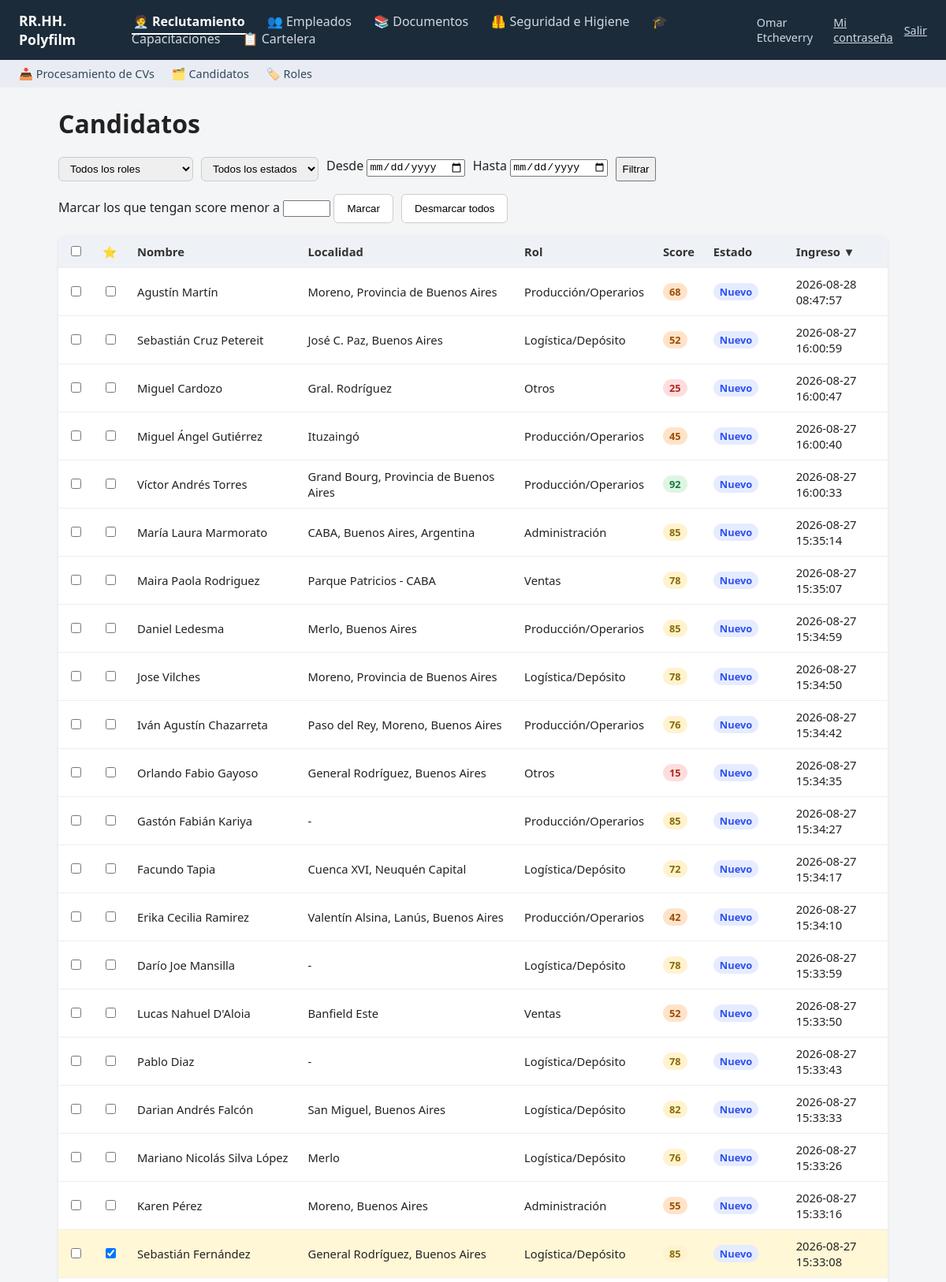
/candidatos (signed in, upper part), run on the app's committed database.
### tables this page shows
CREATE TABLE usuarios (
            id INTEGER PRIMARY KEY AUTOINCREMENT,
            nombre TEXT NOT NULL,
            usuario TEXT UNIQUE NOT NULL,
            password_hash TEXT NOT NULL,
            salt TEXT NOT NULL,
            es_admin INTEGER NOT NULL DEFAULT 0,
            activo INTEGER NOT NULL DEFAULT 1,
            fecha_creacion TEXT NOT NULL DEFAULT (datetime('now', 'localtime'))
        , email TEXT, debe_cambiar_password INTEGER NOT NULL DEFAULT 0);

CREATE TABLE candidatos (
            id INTEGER PRIMARY KEY AUTOINCREMENT,
            nombre TEXT,
            email TEXT,
            telefono TEXT,
            rol_id INTEGER REFERENCES roles(id),
            rol_sugerido TEXT,
            estado_id INTEGER NOT NULL REFERENCES estados(id),
            score INTEGER,
            justificacion TEXT,
            resumen TEXT,
            cv_filename TEXT NOT NULL,
            cv_path TEXT NOT NULL,
            cv_hash TEXT UNIQUE NOT NULL,
            origen TEXT NOT NULL DEFAULT 'carpeta_test',
            fecha_ingreso TEXT NOT NULL DEFAULT (datetime('now', 'localtime')),
            fecha_actualizacion TEXT NOT NULL DEFAULT (datetime('now', 'localtime'))
        , notas TEXT, localidad TEXT, destacado INTEGER NOT NULL DEFAULT 0);

CREATE TABLE roles (
            id INTEGER PRIMARY KEY AUTOINCREMENT,
            nombre TEXT UNIQUE NOT NULL,
            descripcion TEXT,
            activo INTEGER NOT NULL DEFAULT 1,
            orden INTEGER NOT NULL DEFAULT 0
        );

CREATE TABLE estados (
            id INTEGER PRIMARY KEY AUTOINCREMENT,
            nombre TEXT UNIQUE NOT NULL,
            orden INTEGER NOT NULL DEFAULT 0,
            es_final INTEGER NOT NULL DEFAULT 0
        );

### app.py (the view)
@app.route("/candidatos")
@requiere_item("item_candidatos")
def candidatos():
    conn = get_db()
    roles = conn.execute("SELECT * FROM roles ORDER BY orden").fetchall()
    estados = conn.execute("SELECT * FROM estados ORDER BY orden").fetchall()
    rol_id = request.args.get("rol_id", type=int)
    estado_id = request.args.get("estado_id", type=int)
    desde = request.args.get("desde", "").strip()
    hasta = request.args.get("hasta", "").strip()
    orden = request.args.get("orden", "ingreso")
    direccion = request.args.get("dir", "desc")
    if orden not in COLUMNAS_ORDEN:
        orden = "ingreso"
    if direccion not in ("asc", "desc"):
        direccion = "desc"
    query = """
        SELECT c.*, r.nombre AS rol_nombre, e.nombre AS estado_nombre
        FROM candidatos c
        LEFT JOIN roles r ON r.id = c.rol_id
        JOIN estados e ON e.id = c.estado_id
        WHERE 1=1
    """
    params = []
    if rol_id:
        query += " AND c.rol_id = ?"
        params.append(rol_id)
    if estado_id:
        query += " AND c.estado_id = ?"
        params.append(estado_id)
    if desde:
        query += " AND DATE(c.fecha_ingreso) >= DATE(?)"
        params.append(desde)
    if hasta:
        query += " AND DATE(c.fecha_ingreso) <= DATE(?)"
        params.append(hasta)
    query += f" ORDER BY {COLUMNAS_ORDEN[orden]} {direccion.upper()}"
    lista = conn.execute(query, params).fetchall()
    conn.close()
    return render_template(
        "candidatos.html", candidatos=lista, roles=roles, estados=estados,
        rol_id=rol_id, estado_id=estado_id, desde=desde, hasta=hasta, orden=orden, direccion=direccion,
    )

### app.py (called while the page is built)
def _score_clase(score):
    if score is None:
        return "score-na"
    if score >= 90:
        return "score-alto"
    if score >= 70:
        return "score-medio"
    if score >= 40:
        return "score-bajo"
    return "score-muybajo"

def _estado_clase(nombre):
    return ESTADO_CLASES.get((nombre or "").strip().lower(), "estado-otro")

def _modulos_visibles(usuario):
    visibles = []
    for m in MODULOS:
        if m.get("solo_admin") and not (usuario and usuario["es_admin"]):
            continue
        if usuario and usuario["es_admin"]:
            opciones = m["opciones"]
        else:
            opciones = [op for op in m["opciones"] if tiene_permiso(usuario, op["cod"])]
        if m["opciones"] and not opciones:
            continue  # módulo con ítems pero ninguno habilitado para este usuario: no se muestra
        m2 = dict(m)
        m2["opciones"] = opciones
        visibles.append(m2)
    return visibles

@app.context_processor
def inject_nav():
    path = request.path
    modulo_actual = None
    for cod, prefijos in RUTAS_POR_MODULO.items():
        if any(path == p or path.startswith(p + "/") for p in prefijos):
            modulo_actual = cod
            break
    usuario = usuario_actual()
    return dict(modulos=_modulos_visibles(usuario), modulo_actual=modulo_actual, usuario=usuario)

@app.before_request
def exigir_login():
    if request.endpoint in ENDPOINTS_PUBLICOS or request.endpoint is None:
        return
    u = usuario_actual()
    if not u:
        return redirect(url_for("login", next=request.path))
    if u["debe_cambiar_password"] and request.endpoint not in ("cambiar_password", "logout"):
        flash("Tenés que elegir una contraseña propia antes de seguir.", "info")
        return redirect(url_for("cambiar_password"))

### auth.py (called while the page is built)
def usuario_actual():
    if "usuario" in g:
        return g.usuario
    uid = session.get("usuario_id")
    g.usuario = None
    if uid:
        conn = get_db()
        u = conn.execute("SELECT * FROM usuarios WHERE id = ? AND activo = 1", (uid,)).fetchone()
        conn.close()
        g.usuario = u
    return g.usuario

def permisos_usuario(usuario_id: int) -> set:
    conn = get_db()
    rows = conn.execute(
        "SELECT permiso_cod FROM usuario_permisos WHERE usuario_id = ?", (usuario_id,)
    ).fetchall()
    conn.close()
    return {r["permiso_cod"] for r in rows}

### templates/candidatos.html (shortened to what this page needs)
{% extends "base.html" %}
{% block contenido %}
<h1>Candidatos</h1>
<form method="get" class="filtros">
  <select name="rol_id" onchange="this.form.submit()">
    <option value="">Todos los roles</option>
  </select>
  <select name="estado_id" onchange="this.form.submit()">
    <option value="">Todos los estados</option>
  </select>
  <label class="check-inline">Desde <input type="date" name="desde" value="{{ desde }}" onchange="this.form.submit()"></label>
  <label class="check-inline">Hasta <input type="date" name="hasta" value="{{ hasta }}" onchange="this.form.submit()"></label>
  <button type="submit">Filtrar</button>
</form>
{% macro th(columna, etiqueta) %}
  {% set nueva_dir = 'asc' if (orden == columna and direccion == 'desc') else 'desc' %}
  <th>
    <a href="{{ url_for('candidatos', rol_id=rol_id, estado_id=estado_id, desde=desde, hasta=hasta, orden=columna, dir=nueva_dir) }}">
      {{ etiqueta }}{% if orden == columna %} {{ '▲' if direccion == 'asc' else '▼' }}{% endif %}
    </a>
  </th>
{% endmacro %}
<div class="acciones-empleados">
  <label class="check-inline">Marcar los que tengan score menor a
    <input type="number" id="umbral-score" min="0" max="100" style="width:60px;">
    <button type="button" onclick="marcarPorScore()">Marcar</button>
  </label>
  <button type="button" onclick="desmarcarTodos()">Desmarcar todos</button>
</div>
<form id="form-candidatos" method="post" action="{{ url_for('candidatos_eliminar_masivo') }}">
<table>
  <thead>
    <tr>
      <th><input type="checkbox" id="check-todos" onclick="event.stopPropagation(); marcarTodos(this.checked);"></th>
      <th title="Tener en cuenta">⭐</th>
      {{ th('nombre', 'Nombre') }}
      {{ th('localidad', 'Localidad') }}
      {{ th('rol', 'Rol') }}
      {{ th('score', 'Score') }}
      {{ th('estado', 'Estado') }}
      {{ th('ingreso', 'Ingreso') }}
    </tr>
  </thead>
  <tbody>
    {% for c in candidatos %}
    <tr onclick="window.location='{{ url_for('candidato_detalle', cid=c.id) }}'" class="fila-click {{ 'fila-destacada' if c.destacado }}" data-score="{{ c.score if c.score is not none else -1 }}">
      <td onclick="event.stopPropagation();"><input type="checkbox" name="candidato_id" value="{{ c.id }}" class="check-fila"></td>
      <td onclick="event.stopPropagation();"><input type="checkbox" {% if c.destacado %}checked{% endif %} onchange="toggleDestacado(this, {{ c.id }})" title="Tener en cuenta"></td>
      <td>{{ c.nombre or '(sin nombre)' }}</td>
      <td>{{ c.localidad or '-' }}</td>
      <td>{{ c.rol_nombre or c.rol_sugerido or '-' }}</td>
      <td><span class="badge {{ c.score|score_clase }}">{{ c.score if c.score is not none else '-' }}</span></td>
      <td><span class="badge {{ c.estado_nombre|estado_clase }}">{{ c.estado_nombre }}</span></td>
      <td>{{ c.fecha_ingreso }}</td>
    </tr>
    {% else %}
    <tr><td colspan="8">No hay candidatos todavía.</td></tr>
    {% endfor %}
  </tbody>
</table>
</form>
{% endblock %}

### templates/base.html (shortened to what this page needs)
<!doctype html>
<html lang="es">
<head>
<link rel="stylesheet" href="{{ url_for('static', filename='style.css') }}">
</head>
<body>
<header>
  <a href="{{ url_for('index') }}" class="logo">RR.HH. Polyfilm</a>
  <nav>
    {% for m in modulos %}
    <a href="{{ m.href }}" class="{{ 'activo' if modulo_actual == m.cod else '' }}">{{ m.icono }} {{ m.nombre }}</a>
    {% endfor %}
  </nav>
  {% if usuario %}
  <div class="header-usuario">
    <span>{{ usuario.nombre }}</span>
    <a href="{{ url_for('cambiar_password') }}">Mi contraseña</a>
    <a href="{{ url_for('logout') }}">Salir</a>
  </div>
  {% endif %}
</header>
{% if modulo_actual %}
{% set modulo = modulos | selectattr('cod', 'equalto', modulo_actual) | first %}
{% if modulo.opciones %}
<div class="submenu">
  {% for op in modulo.opciones %}
  <a href="{{ op.href }}">{{ op.icono }} {{ op.label }}</a>
  {% endfor %}
</div>
{% endif %}
{% endif %}
<main>
  {% block contenido %}{% endblock %}
</main>
</body>
</html>

### static/style.css (style rules this page uses)
* { box-sizing: border-box; }
body { font-family: "Segoe UI", Arial, sans-serif; margin: 0; background: #f4f5f7; color: #222; }
header { background: #1c2b39; color: #fff; padding: 14px 24px; display: flex; align-items: center; gap: 32px; }
header .logo { color: #fff; font-weight: 700; font-size: 1.1rem; text-decoration: none; }
header nav a { color: #cfd8e3; text-decoration: none; margin-right: 20px; padding: 4px 2px; border-bottom: 2px solid transparent; }
header nav a.activo { color: #fff; border-bottom-color: #fff; font-weight: 600; }
.submenu { background: #e9edf3; padding: 8px 24px; display: flex; gap: 22px; }
.submenu a { color: #33475b; text-decoration: none; font-size: 0.9rem; }
main { padding: 24px; max-width: 1100px; margin: 0 auto; }
h1 { margin-top: 0; }
table { width: 100%; border-collapse: collapse; background: #fff; border-radius: 8px; overflow: hidden; box-shadow: 0 1px 4px rgba(0,0,0,0.08); }
th, td { text-align: left; padding: 10px 12px; border-bottom: 1px solid #eee; font-size: 0.92rem; }
th { background: #eef1f5; }
.fila-click { cursor: pointer; }
.fila-destacada { background: #fff7d6; }
.badge { background: #e5ecff; color: #2f4fed; padding: 2px 8px; border-radius: 12px; font-size: 0.8rem; font-weight: 600; display: inline-block; }
.score-alto { background: #dff5e4; color: #157a3a; }
.score-medio { background: #fff3cf; color: #8a6a00; }
.score-bajo { background: #ffe3c9; color: #9a4e00; }
.score-muybajo { background: #fddede; color: #b3261e; }
.estado-nuevo { background: #e5ecff; color: #2f4fed; }
thead a { color: #333; text-decoration: none; }
.filtros { margin-bottom: 16px; display: flex; gap: 10px; }
.filtros select { padding: 6px 10px; border-radius: 6px; border: 1px solid #ccc; }
.header-usuario { margin-left: auto; color: #cfd8e3; display: flex; align-items: center; gap: 14px; font-size: 0.9rem; }
.header-usuario a { color: #cfd8e3; }
.acciones-empleados { display: flex; gap: 10px; margin-bottom: 16px; }
.acciones-empleados button { padding: 10px 16px; border-radius: 6px; border: 1px solid #ccc; background: #fff; cursor: pointer; }

### data on the page
usuarios: nombre "Omar Etcheverry"
candidatos: nombre "Agustín Martín", localidad "Moreno, Provincia de Buenos Aires", nombre "Producción/Operarios", score "68", estado_nombre "Nuevo", fecha_ingreso "2026-08-28 08:47:57"
candidatos: nombre "Sebastián Cruz Petereit", localidad "José C. Paz, Buenos Aires", nombre "Logística/Depósito", score "52", estado_nombre "Nuevo", fecha_ingreso "2026-08-27 16:00:59"
candidatos: nombre "Miguel Cardozo", localidad "Gral. Rodríguez", nombre "Otros", score "25", estado_nombre "Nuevo", fecha_ingreso "2026-08-27 16:00:47"
candidatos: nombre "Miguel Ángel Gutiérrez", localidad "Ituzaingó", nombre "Producción/Operarios", score "45", estado_nombre "Nuevo", fecha_ingreso "2026-08-27 16:00:40"
candidatos: nombre "Víctor Andrés Torres", localidad "Grand Bourg, Provincia de Buenos Aires", nombre "Producción/Operarios", score "92", estado_nombre "Nuevo", fecha_ingreso "2026-08-27 16:00:33"
candidatos: nombre "María Laura Marmorato", localidad "CABA, Buenos Aires, Argentina", nombre "Administración", score "85", estado_nombre "Nuevo", fecha_ingreso "2026-08-27 15:35:14"
candidatos: nombre "Maira Paola Rodriguez", localidad "Parque Patricios - CABA", nombre "Ventas", score "78", estado_nombre "Nuevo", fecha_ingreso "2026-08-27 15:35:07"
candidatos: nombre "Daniel Ledesma", localidad "Merlo, Buenos Aires", nombre "Producción/Operarios", score "85", estado_nombre "Nuevo", fecha_ingreso "2026-08-27 15:34:59"
candidatos: nombre "Jose Vilches", localidad "Moreno, Provincia de Buenos Aires", nombre "Logística/Depósito", score "78", estado_nombre "Nuevo", fecha_ingreso "2026-08-27 15:34:50"
candidatos: nombre "Iván Agustín Chazarreta", localidad "Paso del Rey, Moreno, Buenos Aires", nombre "Producción/Operarios", score "76", estado_nombre "Nuevo", fecha_ingreso "2026-08-27 15:34:42"
candidatos: nombre "Orlando Fabio Gayoso", localidad "General Rodríguez, Buenos Aires", nombre "Otros", score "15", estado_nombre "Nuevo", fecha_ingreso "2026-08-27 15:34:35"
candidatos: nombre "Gastón Fabián Kariya", localidad "-", nombre "Producción/Operarios", score "85", estado_nombre "Nuevo", fecha_ingreso "2026-08-27 15:34:27"
candidatos: nombre "Facundo Tapia", localidad "Cuenca XVI, Neuquén Capital", nombre "Logística/Depósito", score "72", estado_nombre "Nuevo", fecha_ingreso "2026-08-27 15:34:17"
candidatos: nombre "Erika Cecilia Ramirez", localidad "Valentín Alsina, Lanús, Buenos Aires", nombre "Producción/Operarios", score "42", estado_nombre "Nuevo", fecha_ingreso "2026-08-27 15:34:10"
candidatos: nombre "Darío Joe Mansilla", localidad "-", nombre "Logística/Depósito", score "78", estado_nombre "Nuevo", fecha_ingreso "2026-08-27 15:33:59"
candidatos: nombre "Lucas Nahuel D'Aloia", localidad "Banfield Este", nombre "Ventas", score "52", estado_nombre "Nuevo", fecha_ingreso "2026-08-27 15:33:50"
candidatos: nombre "Pablo Diaz", localidad "-", nombre "Logística/Depósito", score "78", estado_nombre "Nuevo", fecha_ingreso "2026-08-27 15:33:43"
candidatos: nombre "Darian Andrés Falcón", localidad "San Miguel, Buenos Aires", nombre "Logística/Depósito", score "82", estado_nombre "Nuevo", fecha_ingreso "2026-08-27 15:33:33"
candidatos: nombre "Mariano Nicolás Silva López", localidad "Merlo", nombre "Logística/Depósito", score "76", estado_nombre "Nuevo", fecha_ingreso "2026-08-27 15:33:26"
candidatos: nombre "Karen Pérez", localidad "Moreno, Buenos Aires", nombre "Administración", score "55", estado_nombre "Nuevo", fecha_ingreso "2026-08-27 15:33:16"
candidatos: destacado "☑", nombre "Sebastián Fernández", localidad "General Rodríguez, Buenos Aires", nombre "Logística/Depósito", score "85", estado_nombre "Nuevo", fecha_ingreso "2026-08-27 15:33:08"

### other printed values
{{ m.icono }} "🧑‍💼" "👥" "📚" "🦺" "🎓" "📋"
{{ m.nombre }} "Reclutamiento" "Empleados" "Documentos" "Seguridad e Higiene" "Capacitaciones" "Cartelera"
{{ op.icono }} "📥" "🗂️" "🏷️"
{{ op.label }} "Procesamiento de CVs" "Candidatos" "Roles"
{{ etiqueta }} "Nombre Localidad Rol Score Estado Ingreso"
{{ '▲' if direccion == 'asc' else '▼' }} "▼"
